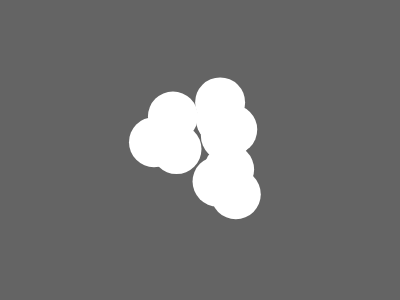
Frame 1 (no input)
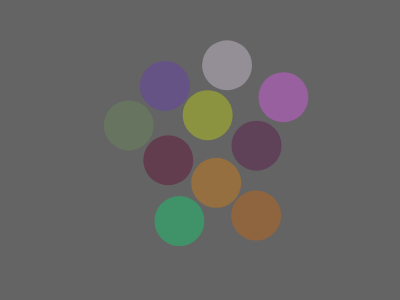
Frame 60 (no input)
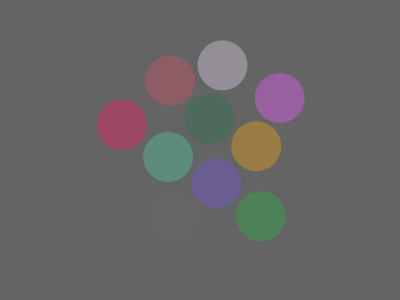
Frame 120 (the mouse pressed at the canvas centre since frame 60)

The p5.js sketch that drew these frames (run headless with seeded random() and noise() and a simulated clock; from frame 60 on, the mouse is pressed at the canvas centre):

// p5.js sketch
// ── sketch.js
var bubbles = [];

function setup() {
  createCanvas(400, 300);
  background(100);

  for (var i = 0; i < 10; i++) {
    bubbles.push(new bubble(random(150, width - 150), random(100, height - 100)));
  }

}

function draw() {
  background(100);
  for (var i = 0; i < bubbles.length; i++) {
    bubbles[i].move();
    bubbles[i].display();

    //test loop
    for (var j = 0; j < bubbles.length; j++) {
      if (i != j && bubbles[i].intersect(bubbles[j])) {
         bubbles[i].col = color(random(255),random(255),random(255),100);

        //colide
          for (var j = 0; j < bubbles.length; j++) {
            if (i != j && bubbles[i].intersect(bubbles[j])) {

              if (bubbles[i].x < bubbles[j].x) {
                bubbles[i].x--;
                bubbles[j].x++;
              } else if (bubbles[i].x >= bubbles[j].x) {
                bubbles[i].x++;
                bubbles[j].x--;
              }

              if (bubbles[i].y < bubbles[j].y) {
                bubbles[i].y--;
                bubbles[j].y++;
              } else if (bubbles[i].y >= bubbles[j].y) {
                bubbles[i].y++;
                bubbles[j].y--;
              }

            }
          }
        //limit to 50 bubbles
        if(bubbles.length > 50){
          bubbles.splice(0,1);
        }
        //end of the test loop.
      }
    }
  }

}

function mouseDragged() {
  bubbles.push(new bubble(mouseX, mouseY));
}
// ── bubble.js


function bubble(x,y){
  this.x = x;
  this.y = y;
  this.r = 25;
  this.col = color(255)
  
  this.move = function(){
    this.x += random(-1,1);
    this.y += random(-1,1);
  }
  this.display = function(){
    noStroke();//stroke(0);
    fill(this.col);
    ellipse(this.x,this.y,this.r * 2,this.r * 2);
  }
  this.intersect = function(other){
    var d = dist(this.x,this.y,other.x,other.y);
    if(d < this.r + other.r){
      return true;
    } else return false;
  }
}
